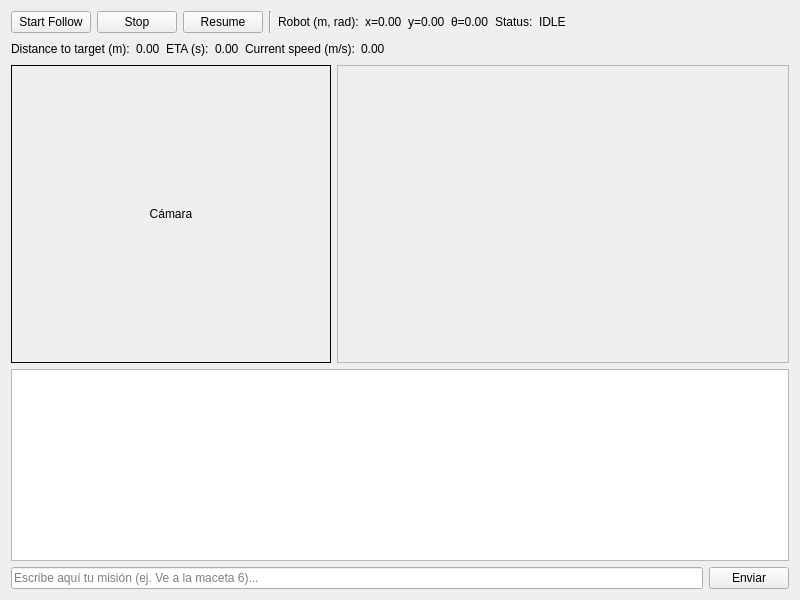
<?xml version="1.0" encoding="UTF-8"?>
<ui version="4.0">
 <class>guiDlg</class>
 <widget class="QWidget" name="guiDlg">
  <property name="geometry">
   <rect>
    <x>0</x>
    <y>0</y>
    <width>800</width>
    <height>600</height>
   </rect>
  </property>
  <property name="windowTitle">
   <string>ainf_mission_planner</string>
  </property>
    <layout class="QVBoxLayout" name="verticalLayout_main">
     <item>
        <layout class="QHBoxLayout" name="horizontalLayout_top">
         <item>
            <widget class="QPushButton" name="pushButton_startFollow">
             <property name="text">
                <string>Start Follow</string>
             </property>
            </widget>
         </item>
         <item>
            <widget class="QPushButton" name="pushButton_stopFollow">
             <property name="text">
                <string>Stop</string>
             </property>
            </widget>
         </item>
         <item>
            <widget class="QPushButton" name="pushButton_resumeFollow">
             <property name="text">
                <string>Resume</string>
             </property>
            </widget>
         </item>
         <item>
            <widget class="Line" name="line_separator_top">
             <property name="orientation">
                <enum>Qt::Vertical</enum>
             </property>
            </widget>
         </item>
         <item>
            <widget class="QLabel" name="label_robotCoordsTitle">
             <property name="text">
                <string>Robot (m, rad):</string>
             </property>
            </widget>
         </item>
         <item>
            <widget class="QLabel" name="label_robotCoordsValue">
             <property name="text">
                <string>x=0.00  y=0.00  θ=0.00</string>
             </property>
            </widget>
         </item>
         <item>
            <widget class="QLabel" name="label_missionStatusTitle">
             <property name="text">
                <string>Status:</string>
             </property>
            </widget>
         </item>
         <item>
            <widget class="QLabel" name="label_missionStatusValue">
             <property name="text">
                <string>IDLE</string>
             </property>
            </widget>
         </item>
         <item>
            <spacer name="horizontalSpacer_top">
             <property name="orientation">
                <enum>Qt::Horizontal</enum>
             </property>
             <property name="sizeHint" stdset="0">
                <size>
                 <width>40</width>
                 <height>20</height>
                </size>
             </property>
            </spacer>
         </item>
        </layout>
     </item>
     <item>
        <layout class="QHBoxLayout" name="horizontalLayout_metrics">
         <item>
            <widget class="QLabel" name="label_distanceToTargetTitle">
             <property name="text">
                <string>Distance to target (m):</string>
             </property>
            </widget>
         </item>
         <item>
            <widget class="QLabel" name="label_distanceToTargetValue">
             <property name="text">
                <string>0.00</string>
             </property>
            </widget>
         </item>
         <item>
            <widget class="QLabel" name="label_etaTitle">
             <property name="text">
                <string>ETA (s):</string>
             </property>
            </widget>
         </item>
         <item>
            <widget class="QLabel" name="label_etaValue">
             <property name="text">
                <string>0.00</string>
             </property>
            </widget>
         </item>
         <item>
            <widget class="QLabel" name="label_currentSpeedTitle">
             <property name="text">
                <string>Current speed (m/s):</string>
             </property>
            </widget>
         </item>
         <item>
            <widget class="QLabel" name="label_currentSpeedValue">
             <property name="text">
                <string>0.00</string>
             </property>
            </widget>
         </item>
         <item>
            <spacer name="horizontalSpacer_metrics">
             <property name="orientation">
                <enum>Qt::Horizontal</enum>
             </property>
             <property name="sizeHint" stdset="0">
                <size>
                 <width>40</width>
                 <height>20</height>
                </size>
             </property>
            </spacer>
         </item>
        </layout>
     </item>
     <item>
        <layout class="QHBoxLayout" name="horizontalLayout_views">
         <item>
            <widget class="QLabel" name="label_camera">
             <property name="text">
                <string>Cámara</string>
             </property>
             <property name="alignment">
                <set>Qt::AlignCenter</set>
             </property>
             <property name="minimumSize">
                <size>
                 <width>320</width>
                 <height>240</height>
                </size>
             </property>
             <property name="frameShape">
                <enum>QFrame::Box</enum>
             </property>
            </widget>
         </item>
         <item>
            <widget class="QFrame" name="frame">
             <property name="sizePolicy">
                <sizepolicy hsizetype="Expanding" vsizetype="Expanding">
                 <horstretch>0</horstretch>
                 <verstretch>0</verstretch>
                </sizepolicy>
             </property>
             <property name="frameShape">
                <enum>QFrame::StyledPanel</enum>
             </property>
             <property name="frameShadow">
                <enum>QFrame::Raised</enum>
             </property>
            </widget>
         </item>
        </layout>
     </item>
     <item>
        <layout class="QVBoxLayout" name="verticalLayout_chat">
         <item>
            <widget class="QTextEdit" name="textEdit_chat">
             <property name="readOnly">
                <bool>true</bool>
             </property>
             <property name="sizePolicy">
                <sizepolicy hsizetype="Expanding" vsizetype="Fixed">
                 <horstretch>0</horstretch>
                 <verstretch>0</verstretch>
                </sizepolicy>
             </property>
             <property name="minimumSize">
                <size>
                 <width>0</width>
                 <height>120</height>
                </size>
             </property>
             <property name="maximumSize">
                <size>
                 <width>16777215</width>
                 <height>200</height>
                </size>
             </property>
            </widget>
         </item>
         <item>
            <layout class="QHBoxLayout" name="horizontalLayout_chatInput">
             <item>
                <widget class="QLineEdit" name="lineEdit_prompt">
                 <property name="placeholderText">
                    <string>Escribe aquí tu misión (ej. Ve a la maceta 6)...</string>
                 </property>
                </widget>
             </item>
             <item>
                <widget class="QPushButton" name="pushButton_sendChat">
                 <property name="text">
                    <string>Enviar</string>
                 </property>
                </widget>
             </item>
            </layout>
         </item>
        </layout>
     </item>
    </layout>
 </widget>
 <resources/>
 <connections/>
</ui>
